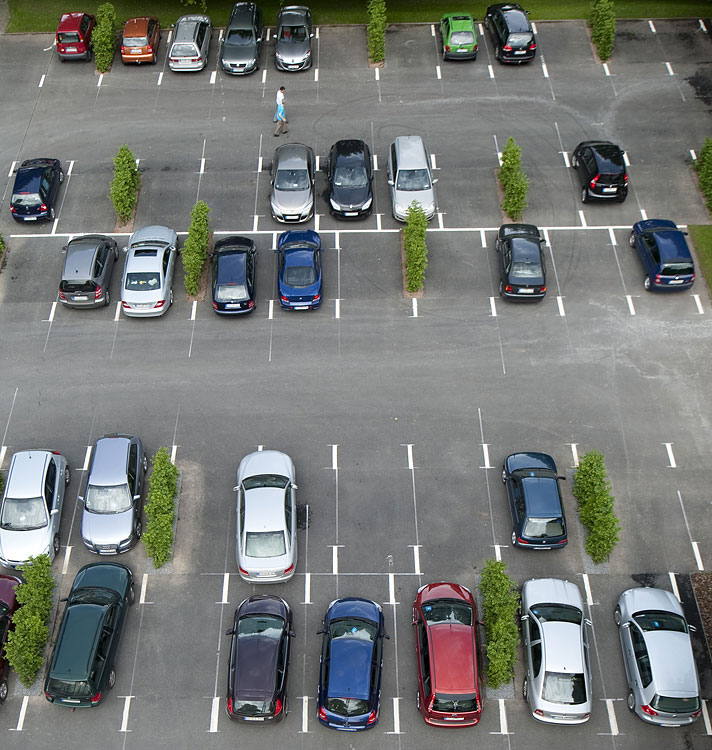
#> input picture services/sample_images/5.png, 712 x 750 px, found by its file name
$ python testing.py
#> lines starting #> are read from the running program, lines starting #| are printed output that depends on the picture
### services/image_processing.py
import cv2
import numpy as np
from PIL import Image

def crop_and_transform(input_image, points: list[tuple[int]]):
    """
    Crops out a quadrilateral-shaped region from an image based on four pixel coordinates.

    Args:
    - image_path: Path to the input image (string) or PIL Image object.
    - points: A list of four tuples, each representing (x, y) coordinates of the quadrilateral's corners.
              Example: [(x1, y1), (x2, y2), (x3, y3), (x4, y4)].

    Returns:
    - Cropped sub-image (PIL Image).
    """
#> called with input_image = 'sample_images\\5.png'

    # TODO: troubleshoot why ifinstance doesn't like Image as the second arg
    # if isinstance(input_image, Image):
    #     image = np.array(input_image)

    if isinstance(input_image, str):
        # Load image using OpenCV
        image = cv2.imread(input_image)
#> image is the input picture: shape (750, 712, 3); mean B, G, R 117.8, 120.4, 117.2
        if image is None:
            raise ValueError("Image not found or invalid image path.")
    else:
        # TODO: remove try/except block and image = np.array(input_image) if isinstance problem is fixed
        try:
            image = np.array(input_image)
        except:
            raise TypeError("Image must be a valid path (string) or PIL Image")

    # Convert the points to NumPy array
    if len(points) != 4:
        raise ValueError("Please provide 4 points")
    elif [len(point) for point in points] != [2, 2, 2, 2]:
        print(f"len(point)s {(len(point) for point in points)}")
        raise ValueError("Points must be provided as (x, y) coordinates")

    points = np.array(points, dtype="float32")

    # Determine the width and height of the cropped image
    width_A = np.linalg.norm(points[0] - points[1])
    width_B = np.linalg.norm(points[2] - points[3])
    max_width = int(max(width_A, width_B))

    height_A = np.linalg.norm(points[1] - points[2])
    height_B = np.linalg.norm(points[3] - points[0])
    max_height = int(max(height_A, height_B))

    # Define the destination points for the transformed image
    dest_points = np.array([[0, 0], [max_width - 1, 0], [max_width - 1, max_height - 1], [0, max_height - 1]], dtype="float32")

    # Compute the perspective transformation matrix
    matrix = cv2.getPerspectiveTransform(points, dest_points)

    # Perform the warp perspective to obtain the warped (rectangular) image
    warped_image = cv2.warpPerspective(image, matrix, (max_width, max_height))
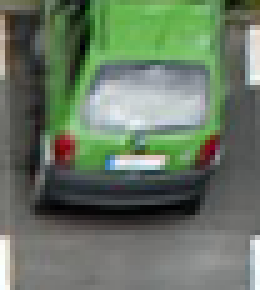
#> warped_image: shape (58, 52, 3) (shown 5 times larger); mean B, G, R 99.5, 118.1, 103.2

    # Convert the result to a PIL image and return it
    cropped_image = Image.fromarray(cv2.cvtColor(warped_image, cv2.COLOR_BGR2RGB))
    print(f"type: {type(cropped_image)}")
#| type: <class 'PIL.Image.Image'>

    return cropped_image

### services/testing.py
from image_processing import crop_and_transform

"""
sorry for the jank, i forgot the correct way to do python tests xddd but this should do for now
"""

def test1():
    """test for crop_and_transform: should crop out green car in 5.png"""
    image_path = 'sample_images\\5.png'
    points = [(433, 22), (479, 19), (491, 76), (439, 76)]

    cropped_image = crop_and_transform(image_path, points)
    cropped_image.show()  # Displays the image with default application

if __name__ == "__main__":
    test1()

$ run again, with services/sample_images/0.png copied over services/sample_images/5.png
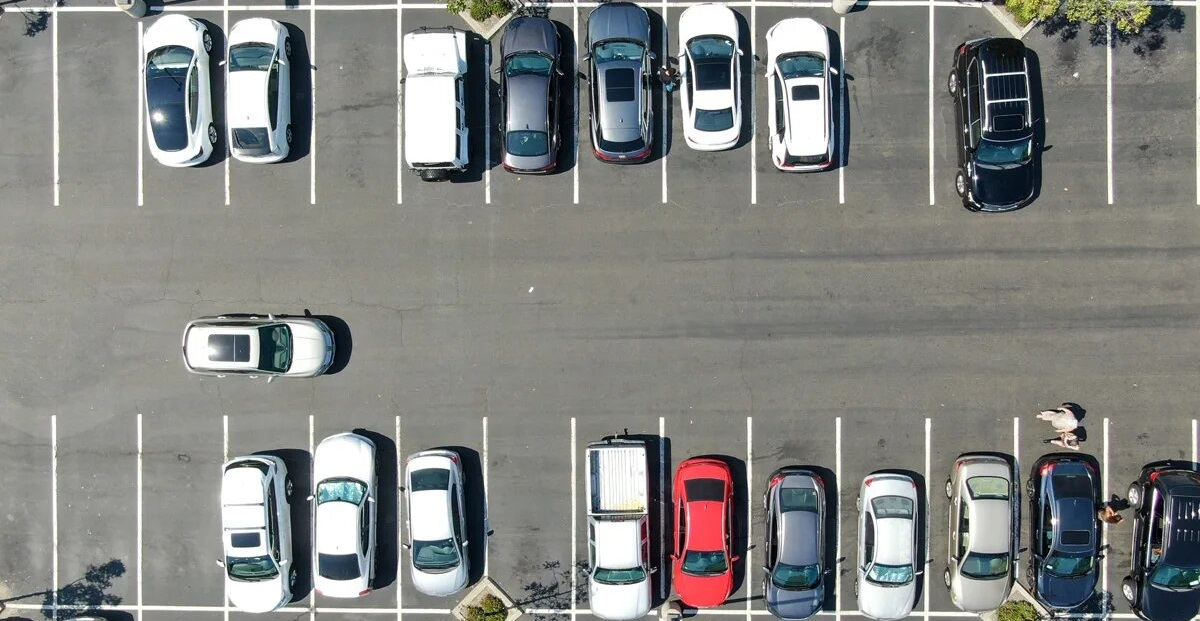
#> input picture services/sample_images/0.png, 1200 x 621 px, found by its file name
#> in crop_and_transform, image is the input picture: shape (621, 1200, 3); mean B, G, R 129.5, 132.5, 130.8
#> in crop_and_transform, `warped_image = cv2.warpPerspective(image, matrix, (max_width, max_heig..`:
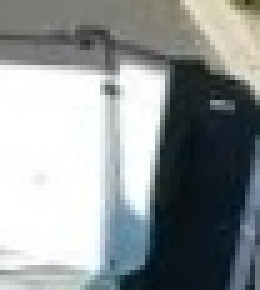
#> warped_image: shape (58, 52, 3) (shown 5 times larger); mean B, G, R 151.1, 150.2, 144.6
#| type: <class 'PIL.Image.Image'>

$ run again, with services/sample_images/1.png copied over services/sample_images/5.png
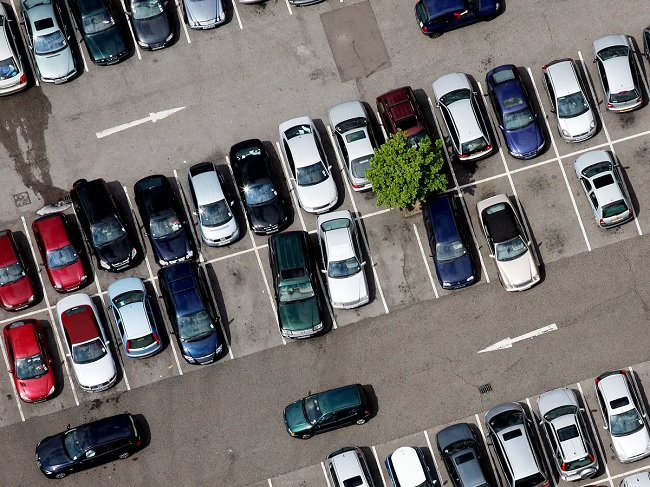
#> input picture services/sample_images/1.png, 650 x 487 px, found by its file name
#> in crop_and_transform, image is the input picture: shape (487, 650, 3); mean B, G, R 108.5, 109.5, 113.5
#> in crop_and_transform, `warped_image = cv2.warpPerspective(image, matrix, (max_width, max_heig..`:
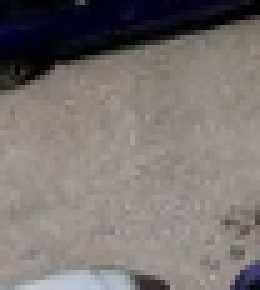
#> warped_image: shape (58, 52, 3) (shown 5 times larger); mean B, G, R 113.1, 115.9, 121.8
#| type: <class 'PIL.Image.Image'>

$ run again, with services/sample_images/10.png copied over services/sample_images/5.png
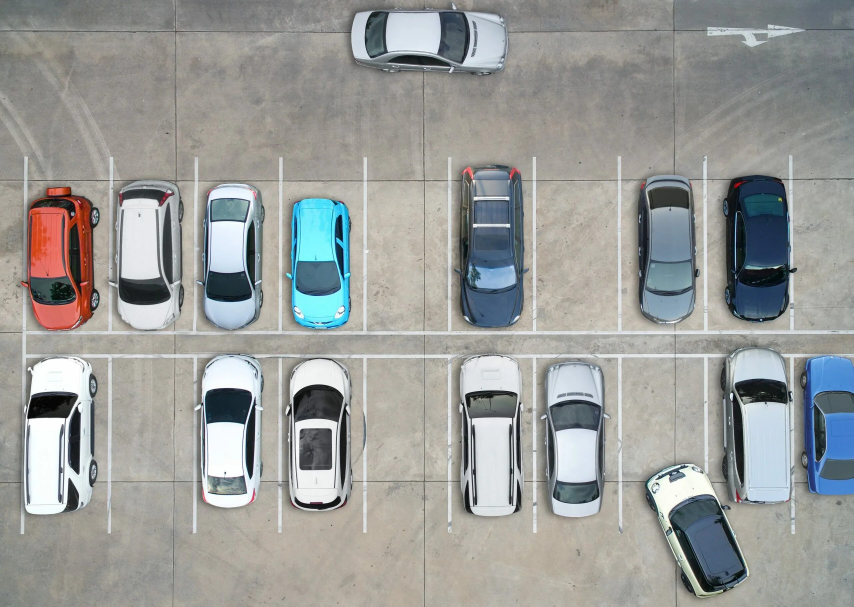
#> input picture services/sample_images/10.png, 2560 x 1820 px, found by its file name (shown at 1/3 size)
#> in crop_and_transform, image is the input picture: shape (1820, 2560, 3); mean B, G, R 152.7, 155.3, 153.6
#> in crop_and_transform, `warped_image = cv2.warpPerspective(image, matrix, (max_width, max_heig..`:
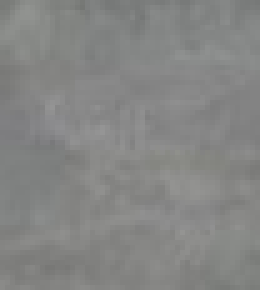
#> warped_image: shape (58, 52, 3) (shown 5 times larger); mean B, G, R 132.3, 133.6, 133
#| type: <class 'PIL.Image.Image'>
